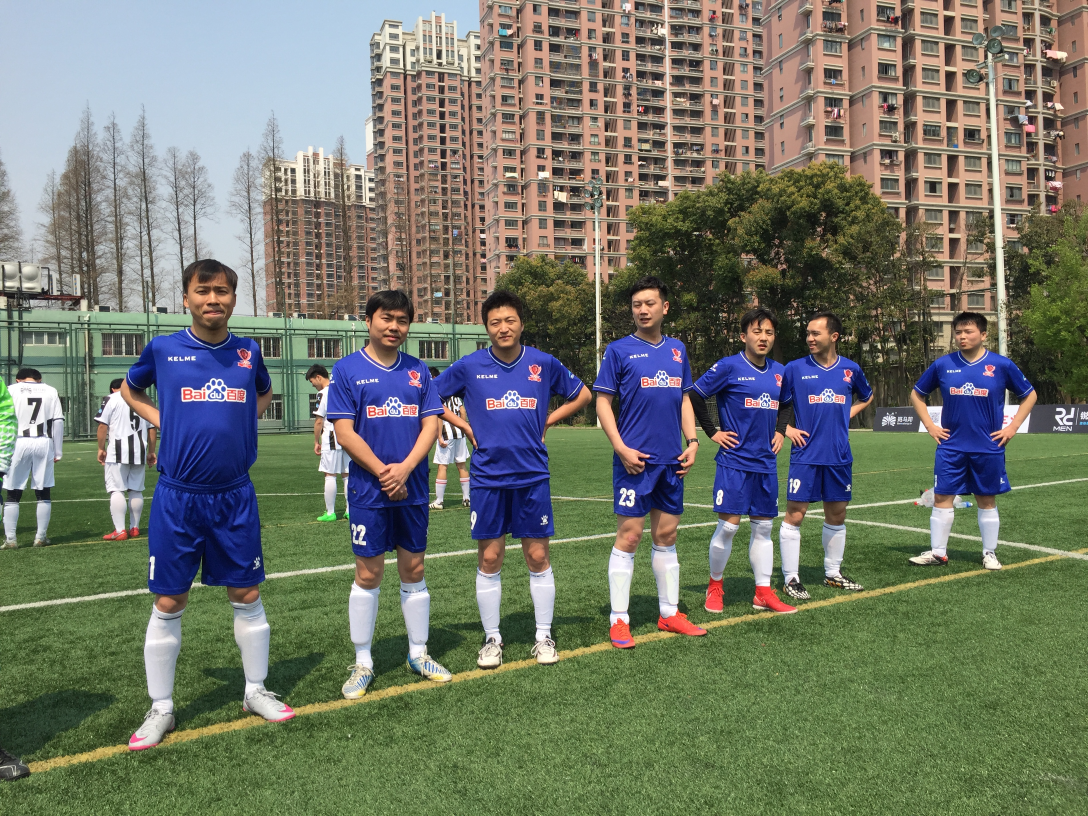
#> input picture opencvstudy/my.jpg, 3264 x 2448 px, given in place of the camera (shown at 1/3 size)
$ python ball_tracking.py   (older library calls are emulated)
#> lines starting #> are read from the running program, lines starting #| are printed output that depends on the picture; after the words box and inside, x2 and y2 are one past the last pixel; in counts of white or black regions, pixels touching at a corner belong together
from collections import deque
from imutils.video import VideoStream
import numpy as np
import argparse
import cv2
import imutils
import time

ap = argparse.ArgumentParser()
ap.add_argument('-v', '--video', help = 'path to the(optional) video file')
ap.add_argument('-b', '--buffer', type = int, default = 64, help = 'max buffer size')
args = vars(ap.parse_args())

greenLower = (29, 86, 6)
greenUpper = (64, 255, 255)
pts = deque(maxlen = args['buffer'])

if not args.get('video', False):
    vs = VideoStream(src = 0).start()
else:
    vs = cv2.VideoCapture(args['video'])
time.sleep(2.0)

while True:
    frame = vs.read()
#> frame is the input picture: shape (2448, 3264, 3); mean B, G, R 105.4, 119.1, 114.4
    frame = frame[1] if args.get('video', False) else frame
    if frame is None:
        break

    frame = imutils.resize(frame, width = 600)
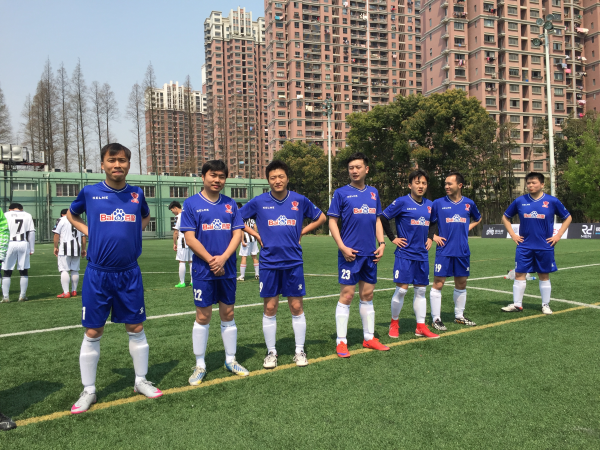
#> frame: shape (450, 600, 3); mean B, G, R 105.4, 119.1, 114.4
    blurred = cv2.GaussianBlur(frame, (11, 11), 0)
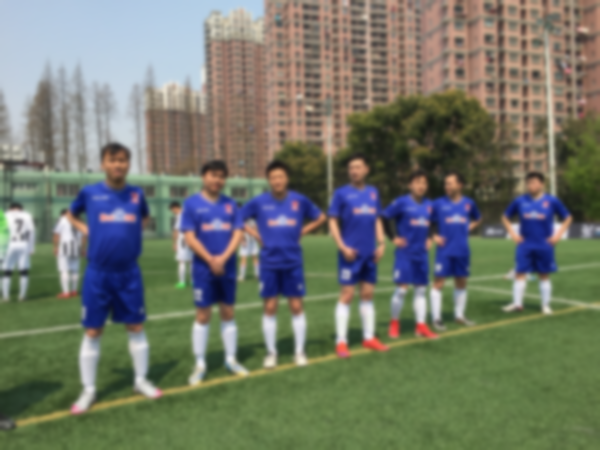
#> blurred: shape (450, 600, 3); mean B, G, R 105.4, 119.1, 114.4
    hsv = cv2.cvtColor(blurred, cv2.COLOR_BGR2HSV)
#> hsv: shape (450, 600, 3); mean H, S, V 52.5, 85.8, 135.4

    #locate the ball by color
    mask = cv2.inRange(hsv, greenLower, greenUpper)
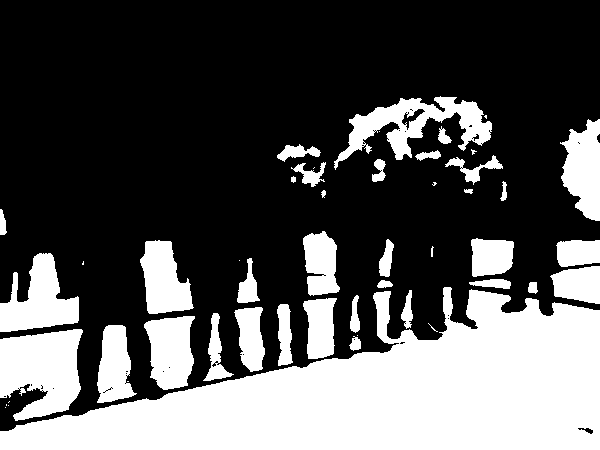
#> mask: shape (450, 600); 33.8% white; 50 white regions (14 under 20 px), largest, box (x1, y1, x2, y2) and area: (0, 287, 600, 450) 53285, (0, 329, 83, 421) 5546, (334, 96, 492, 170) 4215
    mask = cv2.erode(mask, None, iterations = 2)
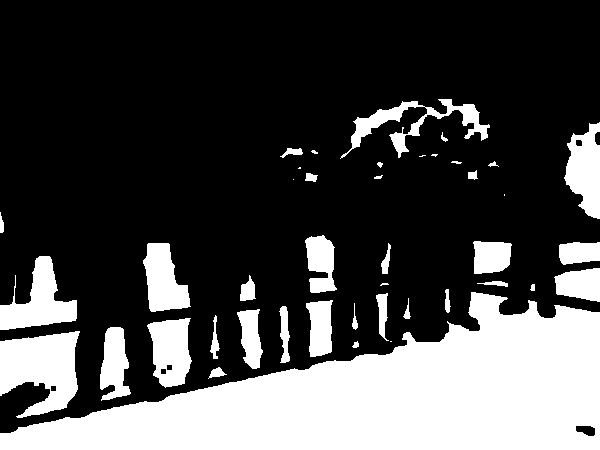
#> mask: shape (450, 600); 28.6% white; 43 white regions (8 under 20 px), largest, box (x1, y1, x2, y2) and area: (0, 292, 600, 450) 50368, (0, 331, 80, 418) 4642, (0, 256, 77, 330) 2801
    mask = cv2.dilate(mask, None, iterations = 2)
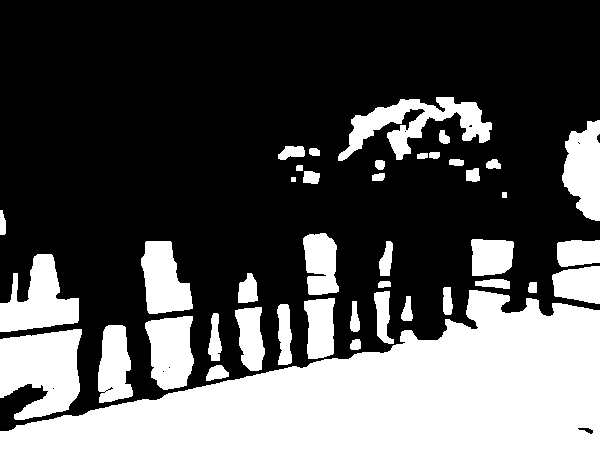
#> mask: shape (450, 600); 33.2% white; 42 white regions

    #find contours
    cnts = cv2.findContours(mask.copy(), cv2.RETR_EXTERNAL, cv2.CHAIN_APPROX_SIMPLE)
#> cnts = 42 contours, 1 with area under 20; largest, box (x1, y1, x2, y2) and area: (0, 290, 600, 450) 51624, (0, 329, 82, 420) 5264, (338, 97, 492, 161) 3566, (0, 254, 79, 332) 3346, (145, 316, 194, 390) 2695
    cnts = cnts[0] if imutils.is_cv2() else cnts[1]
    center = None

    #circle
    if len(cnts) > 0:
        c = max(cnts, key = cv2.contourArea)
#> c = contour of 312 points, box (x1, y1, x2, y2) (0, 290, 600, 450), area 51624
        ((x, y), radius) = cv2.minEnclosingCircle(c)
#> x = 299.5; y = 379.5; radius = 307.5
        M = cv2.moments(c) #矩
#> M = moments, m00 51623.5, centre m10/m00, m01/m00 = (380.5, 396.1)
        center = (int(M["m10"] / M["m00"]), int(M['m01'] / M['m00']))
#> center = (380, 396)

        if radius > 10:
            cv2.circle(frame, (int(x), int(y)), int(radius), (0, 255, 255), 2)
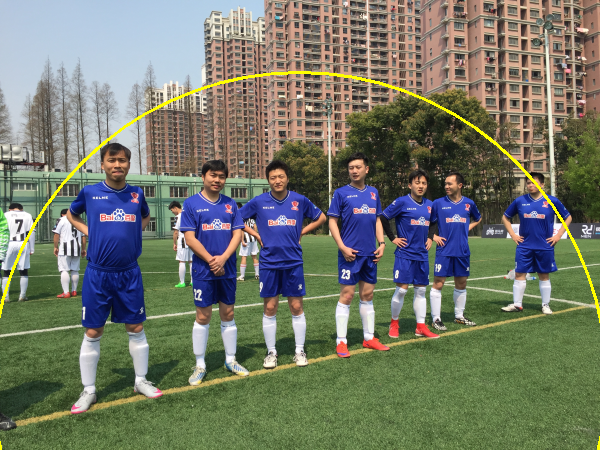
#> frame: shape (450, 600, 3); 0.94% of pixels changed, all inside (x1, y1, x2, y2) = (0, 71, 600, 450)
            cv2.circle(frame, center, 5, (0, 0, 255), -1)
#> frame: shape (450, 600, 3); 0.03% of pixels changed, all inside (x1, y1, x2, y2) = (375, 391, 386, 402)
    # track
    pts.appendleft(center)

    for i in range(1, len(pts)):
        if pts[i - 1] is None or pts[i] is None:
            continue

        thickness = int(np.sqrt(args['buffer'] / float(i + 1)) * 2.5)
        cv2.line(frame, pts[i - 1], pts[i], (0, 0, 255), thickness)

    cv2.imshow('frame', frame)

    key = cv2.waitKey(1) & 0xFF
#> (key q is pressed here)
    if key == ord('q'):
        break

if not args.get('video', False):
    vs.stop()
else:
    vs.release()

cv2.destroyAllWindows()
